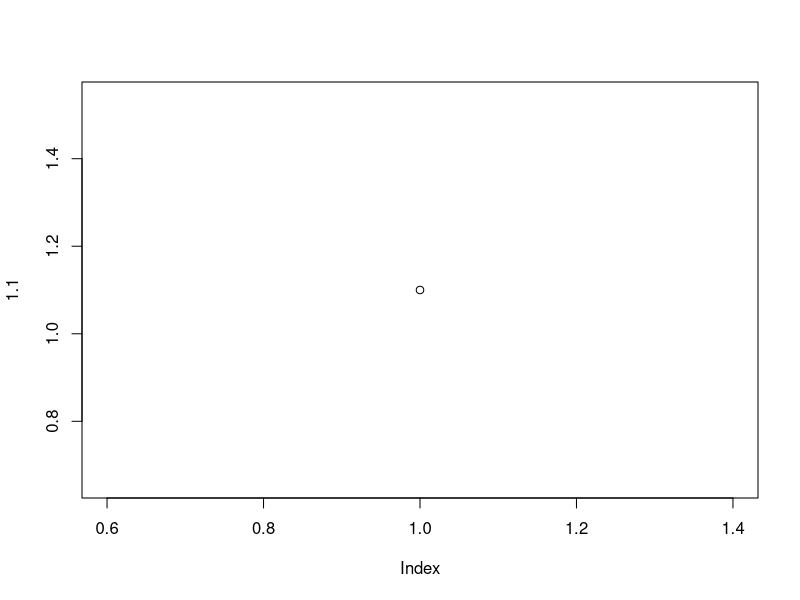

Here is the R script that generated this plot:
# clean.R - cleans variables and plots from working environment


# 1.Remove only selected variables if wanted, otherwise remove all
rm(list = setdiff ( ls() , "") )

# 2.Create basic plot, assign output to a variable and then remove variable
plot(1.1)
hide<-dev.off()
rm(hide)


#Update R
#1#install.packages("installr")
#2#open Rgui
#3#library ( "installr")
#4#updateR()]
#5#close Rgui
#6#in Rstudio
#7#packs = as.data.frame(installed.packages(.libPaths()[1]), stringsAsFactors = F)
#8#install.packages(packs$Package)
